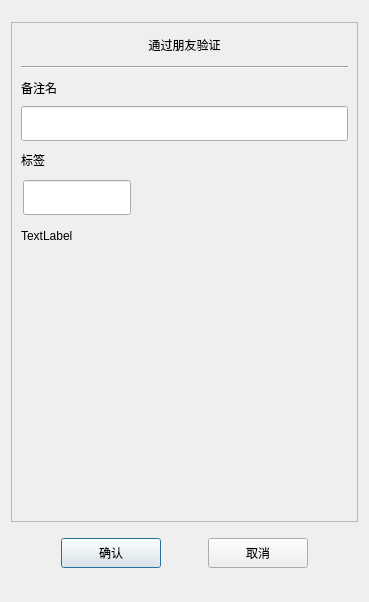
<?xml version="1.0" encoding="UTF-8"?>
<ui version="4.0">
 <class>AuthenFriend</class>
 <widget class="QDialog" name="AuthenFriend">
  <property name="geometry">
   <rect>
    <x>0</x>
    <y>0</y>
    <width>369</width>
    <height>602</height>
   </rect>
  </property>
  <property name="windowTitle">
   <string>Dialog</string>
  </property>
  <layout class="QVBoxLayout" name="verticalLayout">
   <item>
    <spacer name="verticalSpacer">
     <property name="orientation">
      <enum>Qt::Orientation::Vertical</enum>
     </property>
     <property name="sizeHint" stdset="0">
      <size>
       <width>20</width>
       <height>279</height>
      </size>
     </property>
    </spacer>
   </item>
   <item>
    <widget class="QScrollArea" name="scrollArea">
     <property name="minimumSize">
      <size>
       <width>0</width>
       <height>500</height>
      </size>
     </property>
     <property name="widgetResizable">
      <bool>true</bool>
     </property>
     <widget class="QWidget" name="scrollcontent">
      <property name="geometry">
       <rect>
        <x>0</x>
        <y>0</y>
        <width>349</width>
        <height>498</height>
       </rect>
      </property>
      <layout class="QVBoxLayout" name="verticalLayout_6">
       <property name="spacing">
        <number>0</number>
       </property>
       <property name="leftMargin">
        <number>0</number>
       </property>
       <property name="rightMargin">
        <number>0</number>
       </property>
       <item>
        <widget class="QLabel" name="apply_lb">
         <property name="minimumSize">
          <size>
           <width>0</width>
           <height>25</height>
          </size>
         </property>
         <property name="maximumSize">
          <size>
           <width>16777215</width>
           <height>25</height>
          </size>
         </property>
         <property name="text">
          <string>通过朋友验证</string>
         </property>
         <property name="alignment">
          <set>Qt::AlignmentFlag::AlignCenter</set>
         </property>
        </widget>
       </item>
       <item>
        <widget class="QWidget" name="apply_wid" native="true">
         <layout class="QVBoxLayout" name="verticalLayout_2">
          <item>
           <widget class="Line" name="h_line">
            <property name="orientation">
             <enum>Qt::Orientation::Horizontal</enum>
            </property>
           </widget>
          </item>
          <item>
           <widget class="QLabel" name="label_2">
            <property name="minimumSize">
             <size>
              <width>0</width>
              <height>25</height>
             </size>
            </property>
            <property name="maximumSize">
             <size>
              <width>16777215</width>
              <height>25</height>
             </size>
            </property>
            <property name="text">
             <string>备注名</string>
            </property>
           </widget>
          </item>
          <item>
           <widget class="CustomizeEdit" name="back_ed">
            <property name="minimumSize">
             <size>
              <width>0</width>
              <height>35</height>
             </size>
            </property>
            <property name="maximumSize">
             <size>
              <width>16777215</width>
              <height>35</height>
             </size>
            </property>
           </widget>
          </item>
          <item>
           <widget class="QLabel" name="label_3">
            <property name="minimumSize">
             <size>
              <width>0</width>
              <height>25</height>
             </size>
            </property>
            <property name="maximumSize">
             <size>
              <width>16777215</width>
              <height>25</height>
             </size>
            </property>
            <property name="text">
             <string>标签</string>
            </property>
           </widget>
          </item>
          <item>
           <widget class="QWidget" name="lb_group_wid" native="true">
            <property name="minimumSize">
             <size>
              <width>0</width>
              <height>50</height>
             </size>
            </property>
            <layout class="QVBoxLayout" name="verticalLayout_4">
             <property name="spacing">
              <number>0</number>
             </property>
             <property name="leftMargin">
              <number>0</number>
             </property>
             <property name="topMargin">
              <number>0</number>
             </property>
             <property name="rightMargin">
              <number>0</number>
             </property>
             <property name="bottomMargin">
              <number>0</number>
             </property>
             <item>
              <widget class="QWidget" name="gridWidget" native="true">
               <property name="minimumSize">
                <size>
                 <width>0</width>
                 <height>40</height>
                </size>
               </property>
               <property name="maximumSize">
                <size>
                 <width>16777215</width>
                 <height>40</height>
                </size>
               </property>
               <widget class="CustomizeEdit" name="lb_ed">
                <property name="geometry">
                 <rect>
                  <x>2</x>
                  <y>2</y>
                  <width>108</width>
                  <height>35</height>
                 </rect>
                </property>
                <property name="minimumSize">
                 <size>
                  <width>0</width>
                  <height>0</height>
                 </size>
                </property>
                <property name="maximumSize">
                 <size>
                  <width>16777215</width>
                  <height>35</height>
                 </size>
                </property>
               </widget>
              </widget>
             </item>
             <item>
              <widget class="QWidget" name="input_tip_wid" native="true">
               <property name="minimumSize">
                <size>
                 <width>0</width>
                 <height>35</height>
                </size>
               </property>
               <layout class="QVBoxLayout" name="verticalLayout_5">
                <property name="spacing">
                 <number>0</number>
                </property>
                <property name="leftMargin">
                 <number>0</number>
                </property>
                <property name="topMargin">
                 <number>0</number>
                </property>
                <property name="rightMargin">
                 <number>0</number>
                </property>
                <property name="bottomMargin">
                 <number>0</number>
                </property>
                <item>
                 <widget class="ClickedOnceLabel" name="tip_lb">
                  <property name="text">
                   <string>TextLabel</string>
                  </property>
                  <property name="alignment">
                   <set>Qt::AlignmentFlag::AlignLeading|Qt::AlignmentFlag::AlignLeft|Qt::AlignmentFlag::AlignVCenter</set>
                  </property>
                 </widget>
                </item>
               </layout>
              </widget>
             </item>
            </layout>
           </widget>
          </item>
          <item>
           <widget class="QWidget" name="widget" native="true">
            <property name="minimumSize">
             <size>
              <width>0</width>
              <height>60</height>
             </size>
            </property>
            <property name="maximumSize">
             <size>
              <width>16777215</width>
              <height>16777215</height>
             </size>
            </property>
            <layout class="QHBoxLayout" name="horizontalLayout">
             <property name="leftMargin">
              <number>0</number>
             </property>
             <property name="topMargin">
              <number>0</number>
             </property>
             <property name="rightMargin">
              <number>0</number>
             </property>
             <property name="bottomMargin">
              <number>0</number>
             </property>
             <item>
              <widget class="QWidget" name="lb_list" native="true">
               <property name="minimumSize">
                <size>
                 <width>287</width>
                 <height>50</height>
                </size>
               </property>
               <property name="maximumSize">
                <size>
                 <width>287</width>
                 <height>16777215</height>
                </size>
               </property>
              </widget>
             </item>
             <item>
              <widget class="QWidget" name="more_lb_wid" native="true">
               <property name="minimumSize">
                <size>
                 <width>30</width>
                 <height>0</height>
                </size>
               </property>
               <property name="maximumSize">
                <size>
                 <width>30</width>
                 <height>16777215</height>
                </size>
               </property>
               <layout class="QVBoxLayout" name="verticalLayout_3">
                <property name="leftMargin">
                 <number>2</number>
                </property>
                <property name="topMargin">
                 <number>2</number>
                </property>
                <property name="rightMargin">
                 <number>2</number>
                </property>
                <property name="bottomMargin">
                 <number>2</number>
                </property>
                <item>
                 <spacer name="verticalSpacer_2">
                  <property name="orientation">
                   <enum>Qt::Orientation::Vertical</enum>
                  </property>
                  <property name="sizeHint" stdset="0">
                   <size>
                    <width>20</width>
                    <height>40</height>
                   </size>
                  </property>
                 </spacer>
                </item>
                <item>
                 <widget class="ClickedOnceLabel" name="more_lb">
                  <property name="minimumSize">
                   <size>
                    <width>25</width>
                    <height>25</height>
                   </size>
                  </property>
                  <property name="maximumSize">
                   <size>
                    <width>25</width>
                    <height>25</height>
                   </size>
                  </property>
                  <property name="text">
                   <string/>
                  </property>
                 </widget>
                </item>
                <item>
                 <spacer name="verticalSpacer_4">
                  <property name="orientation">
                   <enum>Qt::Orientation::Vertical</enum>
                  </property>
                  <property name="sizeType">
                   <enum>QSizePolicy::Policy::Fixed</enum>
                  </property>
                  <property name="sizeHint" stdset="0">
                   <size>
                    <width>20</width>
                    <height>60</height>
                   </size>
                  </property>
                 </spacer>
                </item>
               </layout>
              </widget>
             </item>
            </layout>
           </widget>
          </item>
         </layout>
        </widget>
       </item>
      </layout>
     </widget>
    </widget>
   </item>
   <item>
    <widget class="QWidget" name="apply_sure_wid" native="true">
     <property name="minimumSize">
      <size>
       <width>0</width>
       <height>50</height>
      </size>
     </property>
     <layout class="QHBoxLayout" name="horizontalLayout_2">
      <item>
       <spacer name="horizontalSpacer">
        <property name="orientation">
         <enum>Qt::Orientation::Horizontal</enum>
        </property>
        <property name="sizeHint" stdset="0">
         <size>
          <width>39</width>
          <height>20</height>
         </size>
        </property>
       </spacer>
      </item>
      <item>
       <widget class="ClickedBtn" name="sure_btn">
        <property name="minimumSize">
         <size>
          <width>100</width>
          <height>30</height>
         </size>
        </property>
        <property name="maximumSize">
         <size>
          <width>100</width>
          <height>30</height>
         </size>
        </property>
        <property name="text">
         <string>确认</string>
        </property>
       </widget>
      </item>
      <item>
       <spacer name="horizontalSpacer_3">
        <property name="orientation">
         <enum>Qt::Orientation::Horizontal</enum>
        </property>
        <property name="sizeHint" stdset="0">
         <size>
          <width>40</width>
          <height>20</height>
         </size>
        </property>
       </spacer>
      </item>
      <item>
       <widget class="ClickedBtn" name="cancel_btn">
        <property name="minimumSize">
         <size>
          <width>100</width>
          <height>30</height>
         </size>
        </property>
        <property name="text">
         <string>取消</string>
        </property>
       </widget>
      </item>
      <item>
       <spacer name="horizontalSpacer_2">
        <property name="orientation">
         <enum>Qt::Orientation::Horizontal</enum>
        </property>
        <property name="sizeHint" stdset="0">
         <size>
          <width>40</width>
          <height>20</height>
         </size>
        </property>
       </spacer>
      </item>
     </layout>
    </widget>
   </item>
   <item>
    <spacer name="verticalSpacer_3">
     <property name="orientation">
      <enum>Qt::Orientation::Vertical</enum>
     </property>
     <property name="sizeType">
      <enum>QSizePolicy::Policy::Fixed</enum>
     </property>
     <property name="sizeHint" stdset="0">
      <size>
       <width>20</width>
       <height>13</height>
      </size>
     </property>
    </spacer>
   </item>
  </layout>
 </widget>
 <customwidgets>
  <customwidget>
   <class>CustomizeEdit</class>
   <extends>QLineEdit</extends>
   <header>customizeedit.h</header>
  </customwidget>
  <customwidget>
   <class>ClickedBtn</class>
   <extends>QPushButton</extends>
   <header>clickedbtn.h</header>
  </customwidget>
  <customwidget>
   <class>ClickedOnceLabel</class>
   <extends>QLabel</extends>
   <header>clickedoncelabel.h</header>
  </customwidget>
 </customwidgets>
 <resources/>
 <connections/>
</ui>
